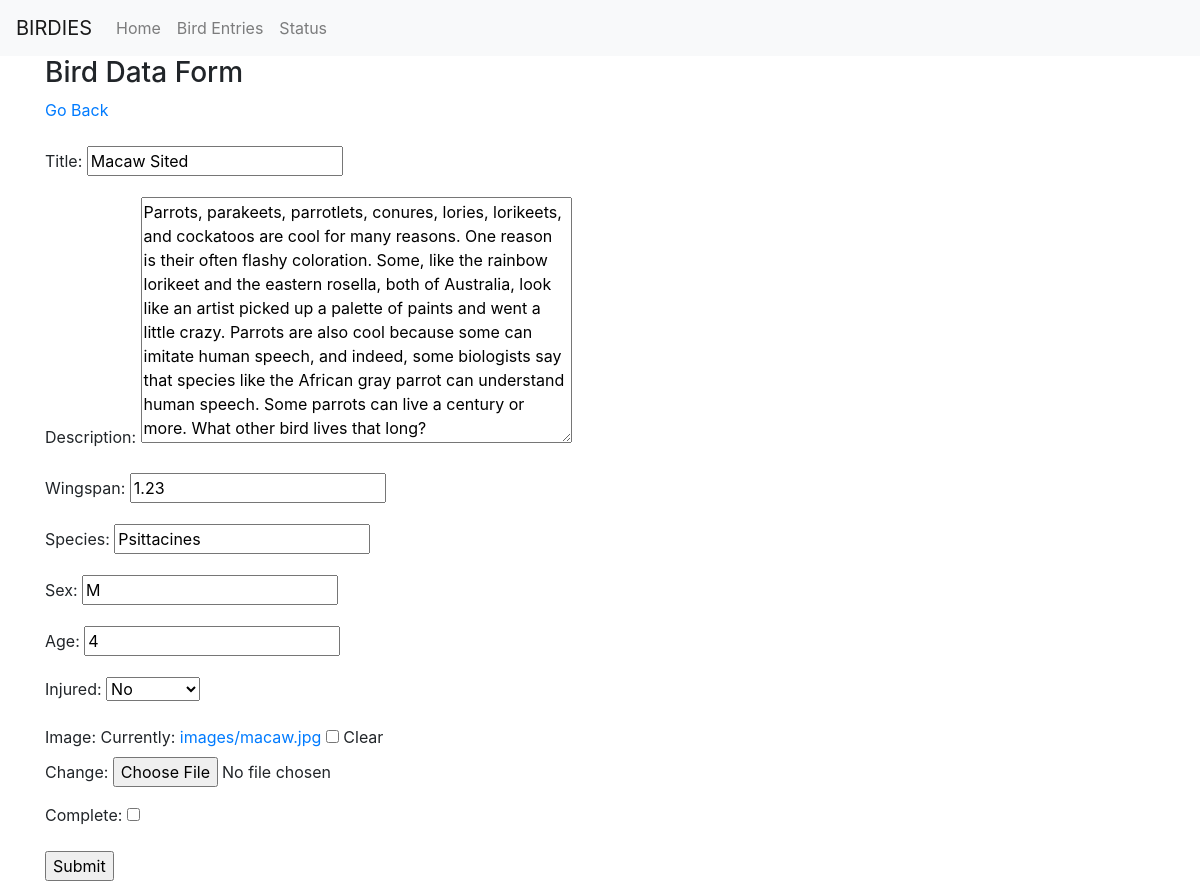
/task-update/38/ (signed in), run on the app's committed database.
### base/models.py (models this page shows, shortened)
class Task(models.Model):
    user = models.ForeignKey(User, on_delete=models.CASCADE, null=True, blank=True)
    title = models.CharField(max_length=200)
    description = models.TextField(null=True, blank=True)
    complete = models.BooleanField(default=False)
    created = models.DateTimeField(auto_now_add=True)
    image = models.ImageField(upload_to='images/', blank=True, null=True)
    data = models.TextField(null=True, blank=True)
    wingspan = models.DecimalField(max_digits=5, decimal_places=2, blank=True, null=True)
    species = models.CharField(max_length=25,  blank=True, null=True)
    sex = models.CharField(max_length=1,  blank=True, null=True)
    age = models.IntegerField(blank=True, null=True)
    injured = models.BooleanField(default=False, null=True)
    class Meta:
        ordering = ['complete']

### base/views.py (the view)
# urls.py: path('task-update/<int:pk>/', TaskUpdate.as_view(), name='task-update'),
class TaskUpdate(LoginRequiredMixin, UpdateView):
    model = Task
    fields = ['title', 'description', 'wingspan', 'species', 'sex', 'age','injured', 'image', 'complete']
    success_url = reverse_lazy('tasks')

### base/templates/base/task_form.html (shortened to what this page needs)
{%extends "guide.html"%}{% csrf_token %} {%block title%} Home Page {% endblock %}
{%block content %}
<h3> Bird Data Form </h3>
<a href="{% url 'tasks' %}">Go Back</a>
<br><br>
<form method="POST", action="", enctype="multipart/form-data">
    {{form.as_p}}
    <input type="submit" value="Submit">
</form>
{% endblock %}

### data on the page
Task: title "Macaw Sited", description "Parrots, parakeets, parrotlets, conures, lories, lorikeets, and cockatoos are cool for many reasons. One reason is their often flashy coloration. Some, like the rainbow lorikeet and the eastern rosella, both of Australia, look like an artist picked up a palette of paints and went a little crazy. Parrots are also cool because some can imitate human speech, and indeed, some biologists say that species like the African gray parrot can understand human speech. Some parrots can live a century or more. What other bird lives that long?", wingspan "1.23", species "Psittacines", sex "M", age "4", injured "No"
